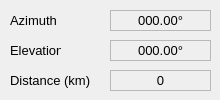
     <widget class="QWidget" name="tab_3">
      <attribute name="title">
       <string>AltAz</string>
      </attribute>
      <widget class="QLabel" name="label_antenna_el_set_deg">
       <property name="geometry">
        <rect>
         <x>110</x>
         <y>40</y>
         <width>101</width>
         <height>21</height>
        </rect>
       </property>
       <property name="font">
        <font>
         <pointsize>10</pointsize>
        </font>
       </property>
       <property name="autoFillBackground">
        <bool>false</bool>
       </property>
       <property name="styleSheet">
        <string notr="true"/>
       </property>
       <property name="frameShape">
        <enum>QFrame::StyledPanel</enum>
       </property>
       <property name="text">
        <string>000.00°</string>
       </property>
       <property name="alignment">
        <set>Qt::AlignCenter</set>
       </property>
      </widget>
      <widget class="QLabel" name="label_antenna_az_set_deg">
       <property name="geometry">
        <rect>
         <x>110</x>
         <y>10</y>
         <width>101</width>
         <height>21</height>
        </rect>
       </property>
       <property name="font">
        <font>
         <pointsize>10</pointsize>
        </font>
       </property>
       <property name="autoFillBackground">
        <bool>false</bool>
       </property>
       <property name="styleSheet">
        <string notr="true"/>
       </property>
       <property name="frameShape">
        <enum>QFrame::StyledPanel</enum>
       </property>
       <property name="text">
        <string>000.00°</string>
       </property>
       <property name="alignment">
        <set>Qt::AlignCenter</set>
       </property>
      </widget>
      <widget class="QLabel" name="label_LocalTime_11">
       <property name="geometry">
        <rect>
         <x>10</x>
         <y>40</y>
         <width>51</width>
         <height>20</height>
        </rect>
       </property>
       <property name="font">
        <font>
         <pointsize>10</pointsize>
         <weight>50</weight>
         <bold>false</bold>
        </font>
       </property>
       <property name="text">
        <string>Elevation</string>
       </property>
       <property name="alignment">
        <set>Qt::AlignLeading|Qt::AlignLeft|Qt::AlignVCenter</set>
       </property>
      </widget>
      <widget class="QLabel" name="label_LocalTime_10">
       <property name="geometry">
        <rect>
         <x>10</x>
         <y>10</y>
         <width>51</width>
         <height>20</height>
        </rect>
       </property>
       <property name="font">
        <font>
         <pointsize>10</pointsize>
         <weight>50</weight>
         <bold>false</bold>
        </font>
       </property>
       <property name="text">
        <string>Azimuth</string>
       </property>
       <property name="alignment">
        <set>Qt::AlignLeading|Qt::AlignLeft|Qt::AlignVCenter</set>
       </property>
      </widget>
      <widget class="QLabel" name="label_object_distance_km">
       <property name="geometry">
        <rect>
         <x>110</x>
         <y>70</y>
         <width>101</width>
         <height>21</height>
        </rect>
       </property>
       <property name="font">
        <font>
         <pointsize>10</pointsize>
        </font>
       </property>
       <property name="autoFillBackground">
        <bool>false</bool>
       </property>
       <property name="styleSheet">
        <string notr="true"/>
       </property>
       <property name="frameShape">
        <enum>QFrame::StyledPanel</enum>
       </property>
       <property name="text">
        <string>0</string>
       </property>
       <property name="alignment">
        <set>Qt::AlignCenter</set>
       </property>
      </widget>
      <widget class="QLabel" name="label_LocalTime_19">
       <property name="geometry">
        <rect>
         <x>10</x>
         <y>70</y>
         <width>81</width>
         <height>20</height>
        </rect>
       </property>
       <property name="font">
        <font>
         <pointsize>10</pointsize>
         <weight>50</weight>
         <bold>false</bold>
        </font>
       </property>
       <property name="text">
        <string>Distance (km)</string>
       </property>
       <property name="alignment">
        <set>Qt::AlignLeading|Qt::AlignLeft|Qt::AlignVCenter</set>
       </property>
      </widget>
     </widget>
